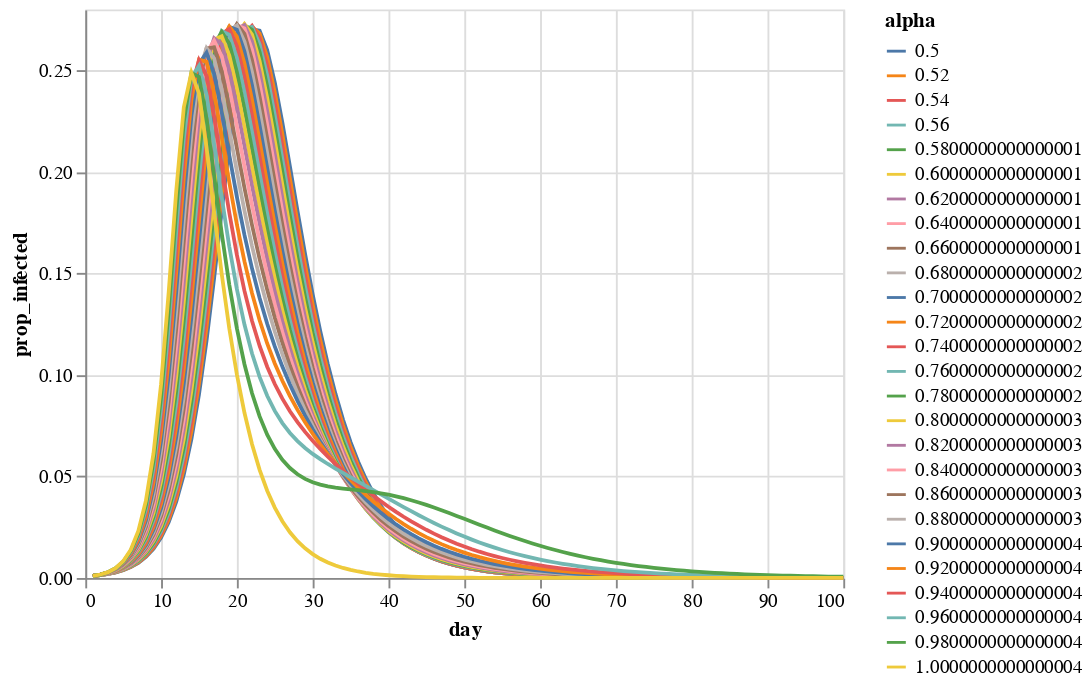

Write notebook code for a chart like this one.
### Code cell
alt.Chart(daily_infected_df).mark_line().encode(
    x = alt.X("day:Q"),
    y = alt.Y("prop_infected:Q"),
    color = alt.Color("alpha:N")
)

### Figure 1 — Vega-Lite specification as saved in the notebook (floating-point values rounded to 4 significant figures; data arrays with more than 128 entries replaced by an {"elided": "..."} marker saying what was removed)
{"config": {"view": {"continuousWidth": 400, "continuousHeight": 300}}, "data": {"name": "data-67a92ab4d81a2a2949a52bd4fdb592ba"}, "mark": "line", "encoding": {"color": {"field": "alpha", "type": "nominal"}, "x": {"field": "day", "type": "quantitative"}, "y": {"field": "prop_infected", "type": "quantitative"}}, "$schema": "https://vega.github.io/schema/vega-lite/v4.17.0.json", "datasets": {"data-67a92ab4d81a2a2949a52bd4fdb592ba": {"elided": "2600 records"}}}
